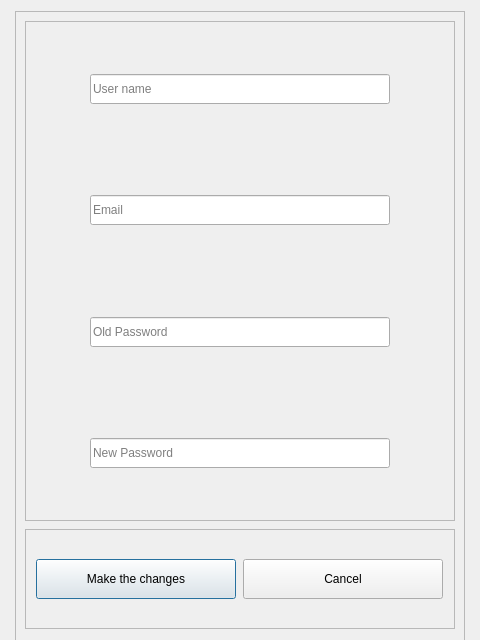
<?xml version="1.0" encoding="UTF-8"?>
<ui version="4.0">
 <class>changeInformationsDialog</class>
 <widget class="QDialog" name="changeInformationsDialog">
  <property name="geometry">
   <rect>
    <x>0</x>
    <y>0</y>
    <width>480</width>
    <height>640</height>
   </rect>
  </property>
  <property name="minimumSize">
   <size>
    <width>480</width>
    <height>640</height>
   </size>
  </property>
  <property name="maximumSize">
   <size>
    <width>480</width>
    <height>640</height>
   </size>
  </property>
  <property name="windowTitle">
   <string>Dialog</string>
  </property>
  <layout class="QVBoxLayout" name="verticalLayout">
   <item alignment="Qt::AlignHCenter|Qt::AlignVCenter">
    <widget class="QFrame" name="allFrame">
     <property name="minimumSize">
      <size>
       <width>0</width>
       <height>630</height>
      </size>
     </property>
     <property name="maximumSize">
      <size>
       <width>16777215</width>
       <height>630</height>
      </size>
     </property>
     <property name="frameShape">
      <enum>QFrame::StyledPanel</enum>
     </property>
     <property name="frameShadow">
      <enum>QFrame::Raised</enum>
     </property>
     <layout class="QVBoxLayout" name="verticalLayout_2">
      <item>
       <widget class="QFrame" name="topFrame">
        <property name="minimumSize">
         <size>
          <width>430</width>
          <height>500</height>
         </size>
        </property>
        <property name="maximumSize">
         <size>
          <width>430</width>
          <height>500</height>
         </size>
        </property>
        <property name="frameShape">
         <enum>QFrame::StyledPanel</enum>
        </property>
        <property name="frameShadow">
         <enum>QFrame::Raised</enum>
        </property>
        <layout class="QVBoxLayout" name="verticalLayout_3">
         <item alignment="Qt::AlignHCenter|Qt::AlignVCenter">
          <widget class="QLineEdit" name="UsernameLineEdit">
           <property name="minimumSize">
            <size>
             <width>300</width>
             <height>30</height>
            </size>
           </property>
           <property name="maximumSize">
            <size>
             <width>300</width>
             <height>30</height>
            </size>
           </property>
           <property name="text">
            <string/>
           </property>
           <property name="placeholderText">
            <string>User name</string>
           </property>
          </widget>
         </item>
         <item alignment="Qt::AlignHCenter|Qt::AlignVCenter">
          <widget class="QLineEdit" name="EmailLineEdit">
           <property name="minimumSize">
            <size>
             <width>300</width>
             <height>30</height>
            </size>
           </property>
           <property name="maximumSize">
            <size>
             <width>300</width>
             <height>28</height>
            </size>
           </property>
           <property name="placeholderText">
            <string>Email</string>
           </property>
          </widget>
         </item>
         <item alignment="Qt::AlignHCenter|Qt::AlignVCenter">
          <widget class="QLineEdit" name="OPasswordLineEdit">
           <property name="minimumSize">
            <size>
             <width>300</width>
             <height>30</height>
            </size>
           </property>
           <property name="maximumSize">
            <size>
             <width>300</width>
             <height>30</height>
            </size>
           </property>
           <property name="text">
            <string/>
           </property>
           <property name="placeholderText">
            <string>Old Password</string>
           </property>
          </widget>
         </item>
         <item alignment="Qt::AlignHCenter|Qt::AlignVCenter">
          <widget class="QLineEdit" name="NPasswordLineEdit">
           <property name="minimumSize">
            <size>
             <width>300</width>
             <height>30</height>
            </size>
           </property>
           <property name="maximumSize">
            <size>
             <width>300</width>
             <height>30</height>
            </size>
           </property>
           <property name="text">
            <string/>
           </property>
           <property name="placeholderText">
            <string>New Password</string>
           </property>
          </widget>
         </item>
        </layout>
       </widget>
      </item>
      <item alignment="Qt::AlignHCenter|Qt::AlignVCenter">
       <widget class="QFrame" name="ButtonsFrame">
        <property name="minimumSize">
         <size>
          <width>430</width>
          <height>100</height>
         </size>
        </property>
        <property name="maximumSize">
         <size>
          <width>430</width>
          <height>100</height>
         </size>
        </property>
        <property name="frameShape">
         <enum>QFrame::StyledPanel</enum>
        </property>
        <property name="frameShadow">
         <enum>QFrame::Raised</enum>
        </property>
        <layout class="QHBoxLayout" name="horizontalLayout">
         <item>
          <widget class="QPushButton" name="MChangesPushButton">
           <property name="minimumSize">
            <size>
             <width>200</width>
             <height>40</height>
            </size>
           </property>
           <property name="maximumSize">
            <size>
             <width>200</width>
             <height>40</height>
            </size>
           </property>
           <property name="text">
            <string>Make the changes</string>
           </property>
          </widget>
         </item>
         <item>
          <widget class="QPushButton" name="CancelPushButton">
           <property name="minimumSize">
            <size>
             <width>200</width>
             <height>40</height>
            </size>
           </property>
           <property name="maximumSize">
            <size>
             <width>200</width>
             <height>40</height>
            </size>
           </property>
           <property name="text">
            <string>Cancel</string>
           </property>
          </widget>
         </item>
        </layout>
       </widget>
      </item>
     </layout>
    </widget>
   </item>
  </layout>
 </widget>
 <resources/>
 <connections/>
</ui>
